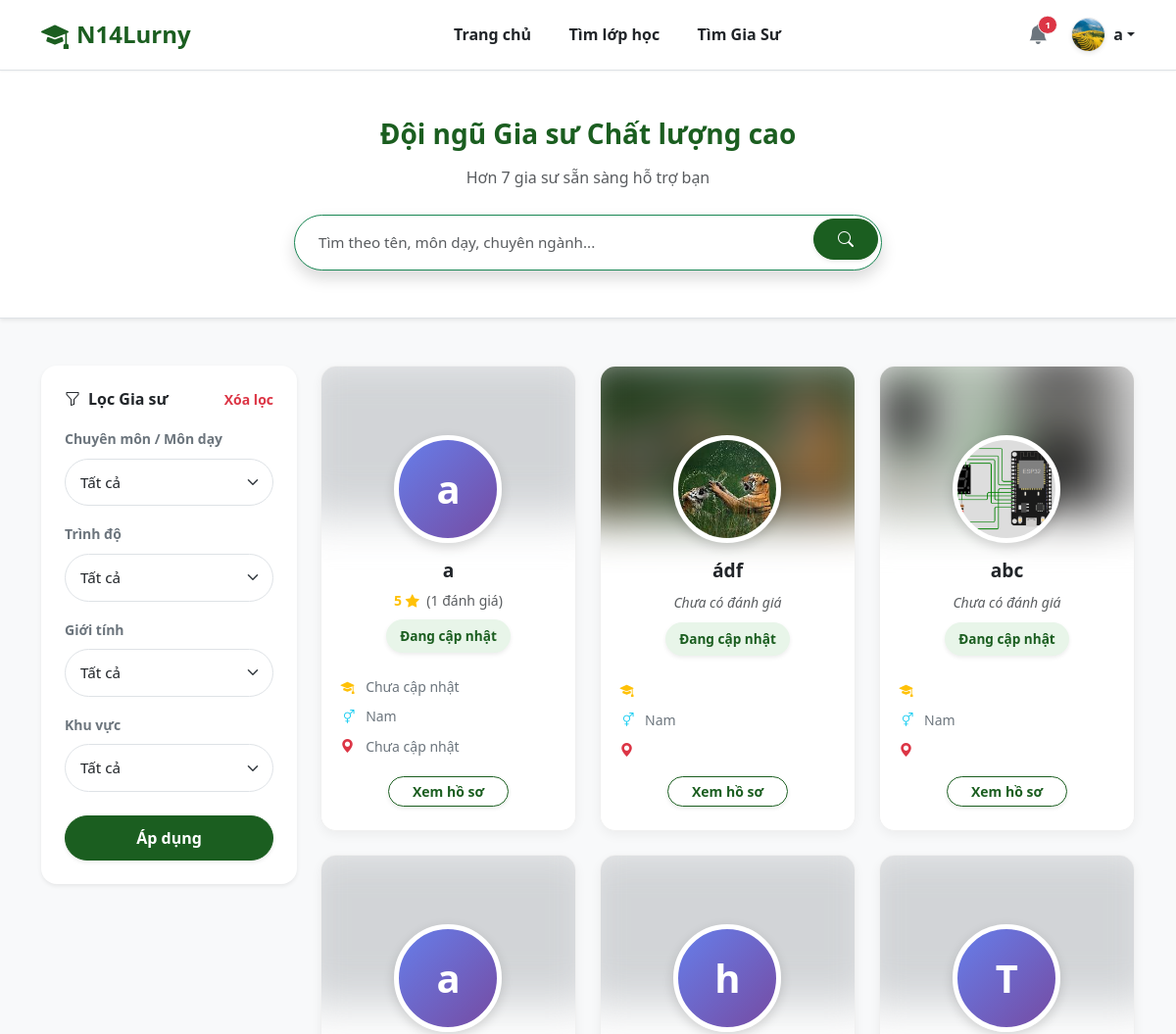
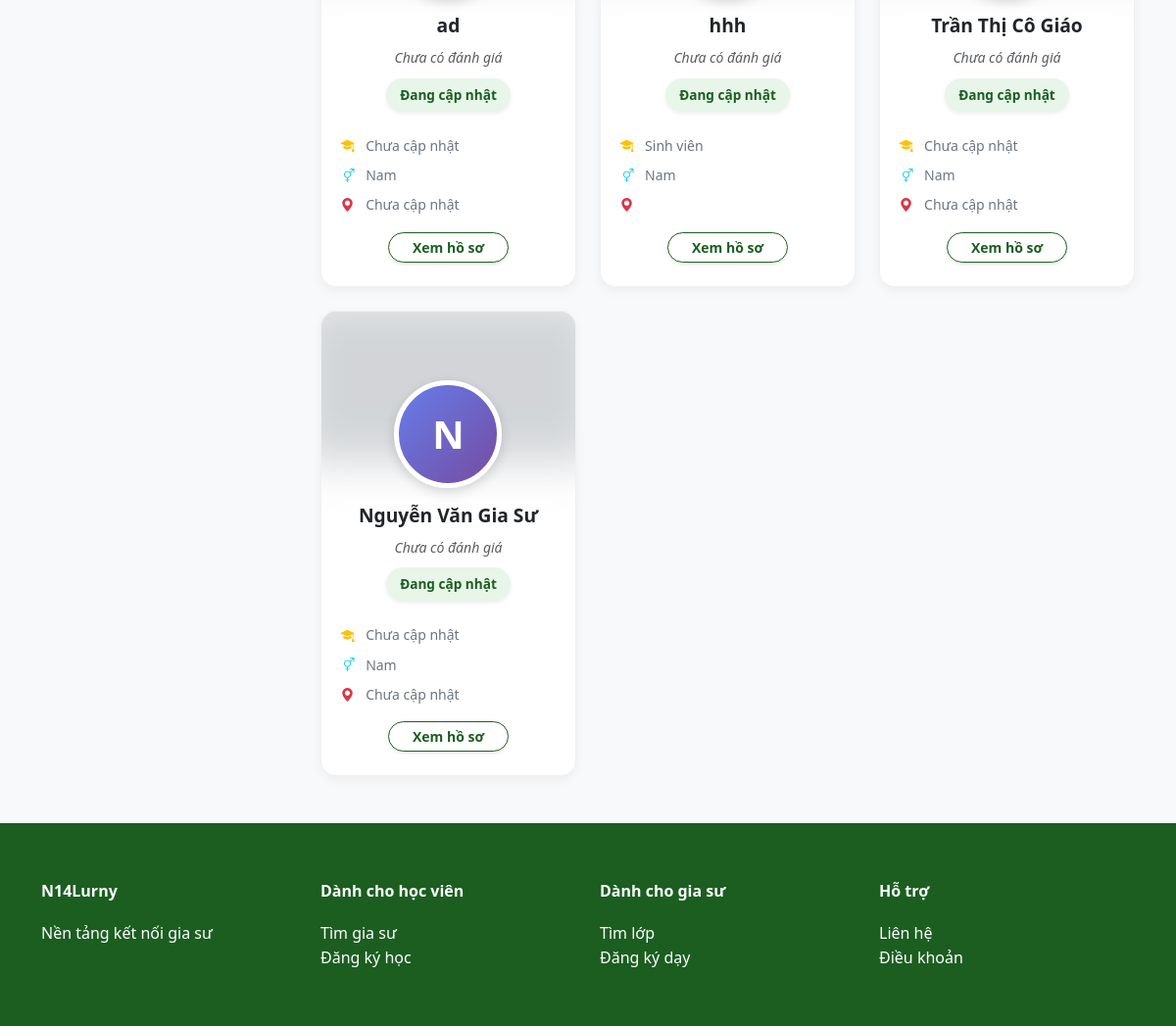
The page /N14Lurny/find-tutor.php (signed in) on the database its author committed (2 pictures, top to bottom).
### tables this page shows
CREATE TABLE `users` (
  `id` int(11) NOT NULL,
  `full_name` varchar(100) NOT NULL,
  `email` varchar(100) NOT NULL,
  `password` varchar(255) NOT NULL,
  `role` enum('admin','tutor','student') NOT NULL DEFAULT 'student',
  `avatar` varchar(255) DEFAULT NULL,
  `dob` date DEFAULT NULL,
  `gender` enum('Nam','Nữ','Khác') DEFAULT 'Nam',
  `phone` varchar(20) DEFAULT NULL,
  `bio` text DEFAULT NULL COMMENT 'Giới thiệu bản thân',
  `major` varchar(100) DEFAULT NULL COMMENT 'Chuyên ngành',
  `degree` varchar(100) DEFAULT NULL COMMENT 'Bằng cấp/Trình độ',
  `experience` varchar(100) DEFAULT NULL COMMENT 'Kinh nghiệm',
  `address` varchar(255) DEFAULT NULL COMMENT 'Địa chỉ/Khu vực',
  `school` varchar(255) DEFAULT NULL,
  `grade` varchar(50) DEFAULT NULL,
  `created_at` timestamp NOT NULL DEFAULT current_timestamp(),
  `warnings_count` int(11) DEFAULT 0 COMMENT 'Số lần bị cảnh cáo',
  `is_banned` tinyint(1) DEFAULT 0 COMMENT '1: Bị cấm dạy, 0: Bình thường',
  `avg_rating` float DEFAULT 0,
  `review_count` int(11) DEFAULT 0
);

### N14Lurny/find-tutor.php (the view, shortened to what this page needs)
<?php
require 'config/db.php';
$keyword = isset($_GET['keyword']) ? $_GET['keyword'] : '';
$sql = "SELECT * FROM users WHERE role = 'tutor'";
$sql .= " ORDER BY id DESC";
$result = $conn->query($sql);
?>
<!DOCTYPE html>
<html lang="vi">
<head>
    <link href="https://cdn.jsdelivr.net/npm/bootstrap@5.3.0/dist/css/bootstrap.min.css" rel="stylesheet">
    <link href="https://cdn.jsdelivr.net/npm/bootstrap-icons@1.11.1/font/bootstrap-icons.css" rel="stylesheet">
    <link rel="stylesheet" href="assets/css/style.css">
</head>
<body class="bg-light">
<?php include 'includes/header.php'; ?>
<section class="bg-white border-bottom py-5 shadow-sm">
  <div class="container text-center">
    <h3 class="fw-bold text-success mb-3">Đội ngũ Gia sư Chất lượng cao</h3>
    <p class="text-muted mb-4">Hơn <?= $result->num_rows ?> gia sư sẵn sàng hỗ trợ bạn</p>
    <form action="find-tutor.php" method="GET" class="d-flex justify-content-center">
        <div class="position-relative" style="max-width: 600px; width: 100%;">
            <input type="text" name="keyword" class="form-control rounded-pill py-3 px-4 shadow border-success"
                   value="<?= htmlspecialchars($keyword) ?>"
                   placeholder="Tìm theo tên, môn dạy, chuyên ngành...">
            <button type="submit" class="btn btn-success rounded-pill position-absolute top-0 end-0 m-1 px-4 py-2 fw-bold shadow-sm">
                <i class="bi bi-search"></i>
            </button>
        </div>
    </form>
  </div>
</section>
<section class="py-5">
  <div class="container">
    <div class="row">
      <aside class="col-lg-3 mb-4">
        <div class="card border-0 shadow-sm rounded-4">
            <div class="card-body p-4">
                <form action="find-tutor.php" method="GET">
                  <div class="d-flex justify-content-between align-items-center mb-3">
                      <h6 class="fw-bold text-dark m-0"><i class="bi bi-funnel me-2"></i>Lọc Gia sư</h6>
                      <a href="find-tutor.php" class="text-decoration-none small text-danger fw-bold">Xóa lọc</a>
                  </div>
                  <div class="mb-3">
                      <label class="form-label small fw-bold text-secondary">Chuyên môn / Môn dạy</label>
                      <select name="major" class="form-select form-select-sm rounded-pill">
                        <option value="Tất cả">Tất cả</option>
                      </select>
                  </div>
                  <div class="mb-3">
                      <label class="form-label small fw-bold text-secondary">Trình độ</label>
                      <select name="degree" class="form-select form-select-sm rounded-pill">
                        <option value="Tất cả">Tất cả</option>
                      </select>
                  </div>
                  <div class="mb-3">
                      <label class="form-label small fw-bold text-secondary">Giới tính</label>
                      <select name="gender" class="form-select form-select-sm rounded-pill">
                        <option value="Tất cả">Tất cả</option>
                      </select>
                  </div>
                  <div class="mb-4">
                      <label class="form-label small fw-bold text-secondary">Khu vực</label>
                      <select name="location" class="form-select form-select-sm rounded-pill">
                        <option value="Tất cả">Tất cả</option>
                      </select>
                  </div>
                  <button type="submit" class="btn btn-success w-100 fw-bold rounded-pill shadow-sm">Áp dụng</button>
                </form>
            </div>
        </div>
      </aside>
      <main class="col-lg-9">
        <?php if ($result && $result->num_rows > 0): ?>
            <div class="row g-4">
            <?php while($row = $result->fetch_assoc()):
                $avatar_url = (!empty($row['avatar']) && file_exists("assets/uploads/avatars/" . $row['avatar'])) ? "assets/uploads/avatars/" . $row['avatar'] : null;
                $initial = mb_substr($row['full_name'], 0, 1);
                $major_show = !empty($row['major']) ? $row['major'] : 'Đang cập nhật';
            ?>
                <div class="col-xl-4 col-md-6">
                    <div class="tutor-card text-center">
                        <div class="card-banner-blur" style="<?= $avatar_url ? "background-image: url('$avatar_url');" : '' ?>"></div>
                        <div class="tutor-avatar-wrapper">
                            <?php if($avatar_url): ?>
                                <img src="<?= $avatar_url ?>" class="tutor-avatar-lg">
                            <?php else: ?>
                                <div class="tutor-avatar-initial">
                                    <?= $initial ?>
                                </div>
                            <?php endif; ?>
                        </div>
                        <div class="card-body">
                            <h5 class="mb-2 text-truncate">
                                <a href="student/tutor_profile.php?id=<?= $row['id'] ?>" class="tutor-name"><?= htmlspecialchars($row['full_name']) ?></a>
                            </h5>
                            <div class="mb-2">
                                <?php
                                    $avg = isset($row['avg_rating']) && $row['avg_rating'] > 0 ? $row['avg_rating'] : 0;
                                    $count = isset($row['review_count']) && $row['review_count'] > 0 ? $row['review_count'] : 0;
                                ?>
                                <?php if($count > 0): ?>
                                    <div class="text-warning small fw-bold">
                                        <span><?= $avg ?></span> <i class="bi bi-star-fill"></i>
                                        <span class="text-muted fw-normal ms-1">(<?= $count ?> đánh giá)</span>
                                    </div>
                                <?php else: ?>
                                    <span class="small text-muted fst-italic">Chưa có đánh giá</span>
                                <?php endif; ?>
                            </div>
                            <div class="mb-4">
                                <span class="badge-major shadow-sm"><?= htmlspecialchars($major_show) ?></span>
                            </div>
                            <ul class="list-unstyled text-start small text-secondary mx-auto" style="max-width: 220px;">
                                <li class="mb-2 text-truncate" title="Trình độ"><i class="bi bi-mortarboard-fill text-warning me-2"></i> <?= htmlspecialchars($row['degree'] ?? 'Chưa cập nhật') ?></li>
                                <li class="mb-2 text-truncate" title="Giới tính"><i class="bi bi-gender-ambiguous text-info me-2"></i> <?= htmlspecialchars($row['gender']) ?></li>
                                <li class="mb-2 text-truncate" title="Khu vực"><i class="bi bi-geo-alt-fill text-danger me-2"></i> <?= htmlspecialchars($row['address'] ?? 'Chưa cập nhật') ?></li>
                            </ul>
                        </div>
                        <div class="card-footer bg-white border-0 pb-4 pt-0 text-center position-relative z-2">
                            <a href="student/tutor_profile.php?id=<?= $row['id'] ?>" class="btn btn-sm btn-outline-success rounded-pill fw-bold px-4 shadow-sm">
                                Xem hồ sơ
                            </a>
                        </div>
                    </div>
                </div>
            <?php endwhile; ?>
            </div>
        <?php endif; ?>
      </main>
    </div>
  </div>
</section>
<?php include 'includes/footer.php'; ?>
</body>
</html>

### N14Lurny/includes/header.php (shortened to what this page needs)
<?php
$base_url = '/N14Lurny';
$notif_count = 0;
if (isset($_SESSION['user_id'])) {
    require_once dirname(__FILE__) . '/../config/db.php';
    $uid = $_SESSION['user_id'];
    $count_sql = "SELECT COUNT(*) as total FROM notifications WHERE user_id = $uid AND is_read = 0";
    $count_res = $conn->query($count_sql);
    if($count_res) $notif_count = $count_res->fetch_assoc()['total'];
}
?>
<nav class="navbar navbar-expand-lg bg-white border-bottom py-2 fixed-top-nav" style="position: relative; z-index: 1050;">
  <div class="container">
    <a class="navbar-brand fw-bold text-success d-flex align-items-center" href="<?= $base_url ?>/index.php">
        <i class="bi bi-mortarboard-fill me-2 fs-3"></i> N14Lurny
    </a>
    <div class="collapse navbar-collapse" id="navbarContent">
      <ul class="navbar-nav mx-auto mb-2 mb-lg-0">
        <li class="nav-item">
            <a class="nav-link" href="<?= $base_url ?>/index.php">Trang chủ</a>
        </li>
        <li class="nav-item">
            <a class="nav-link" href="<?= $base_url ?>/find-class.php">Tìm lớp học</a>
        </li>
        <li class="nav-item">
            <a class="nav-link" href="/N14Lurny/find-tutor.php">Tìm Gia Sư</a>
        </li>
      </ul>
      <div class="d-flex align-items-center">
        <?php if (isset($_SESSION['user_id'])): ?>
            <?php
                $fullname = isset($_SESSION['fullname']) ? $_SESSION['fullname'] : 'Học viên';
                $firstLetter = mb_substr($fullname, 0, 1, 'UTF-8');
                $user_avatar = '';
                $u_id = $_SESSION['user_id'];
                $u_res = $conn->query("SELECT avatar FROM users WHERE id=$u_id");
                if($u_res && $u_row = $u_res->fetch_assoc()) {
                    $user_avatar = $u_row['avatar'];
                }
            ?>
            <div class="dropdown me-4">
                <a href="#" class="text-secondary position-relative text-decoration-none" id="notifDropdown" data-bs-toggle="dropdown" aria-expanded="false">
                    <i class="bi bi-bell-fill fs-5"></i>
                    <?php if($notif_count > 0): ?>
                        <span class="position-absolute top-0 start-100 translate-middle badge rounded-pill bg-danger border border-light" style="font-size: 0.6rem;">
                            <?= $notif_count ?>
                        </span>
                    <?php endif; ?>
                </a>
            </div>
            <div class="dropdown">
                <a href="#" class="d-flex align-items-center text-decoration-none dropdown-toggle text-dark" id="studentDropdown" data-bs-toggle="dropdown" aria-expanded="false">
                    <?php if (!empty($user_avatar) && file_exists(dirname(__FILE__) . '/../assets/uploads/avatars/' . $user_avatar)): ?>
                        <img src="<?= $base_url ?>/assets/uploads/avatars/<?= $user_avatar ?>" class="rounded-circle me-2 object-fit-cover shadow-sm border" style="width: 35px; height: 35px;">
                    <?php else: ?>
                        <div class="rounded-circle bg-success text-white d-flex align-items-center justify-content-center me-2 fw-bold" style="width: 35px; height: 35px;">
                            <?= $firstLetter ?>
                        </div>
                    <?php endif; ?>
                    <span class="fw-bold d-none d-sm-block"><?= htmlspecialchars($fullname); ?></span>
                </a>
            </div>
        <?php else: ?>
            <a href="<?= $base_url ?>/auth/login_register.php" class="btn btn-outline-success me-2 fw-semibold">Đăng nhập</a>
            <a href="<?= $base_url ?>/auth/login_register.php" class="btn btn-success fw-semibold">Đăng ký</a>
        <?php endif; ?>
      </div>
    </div>
  </div>
</nav>

### N14Lurny/assets/css/style.css (style rules this page uses)
:root { --primary-color: #1b5e20; --primary-hover: #144518; --primary-light: #e8f5e9; --primary-text: #1b5e20; --bg-body: #f8f9fa; --text-main: #212529; --text-light: #6c757d; --white: #ffffff; --border-color: #dee2e6; --shadow-sm: 0 1px 2px 0 rgba(0, 0, 0, 0.05); --shadow-md: 0 4px 6px -1px rgba(0, 0, 0, 0.1); --radius-md: 12px; --radius-pill: 50px; }
body { font-family: 'Segoe UI', Roboto, Helvetica, Arial, sans-serif; background-color: var(--bg-body); color: var(--text-main); line-height: 1.6; }
a { color: var(--primary-color); text-decoration: none; transition: 0.2s; }
.navbar { background-color: var(--white); box-shadow: var(--shadow-sm); }
.navbar-brand { font-weight: 800; color: var(--primary-color) !important; font-size: 1.5rem; }
.navbar-brand i { color: var(--primary-color); }
.nav-link { font-weight: 600; color: var(--text-main) !important; padding: 0.5rem 1.2rem !important; transition: color 0.2s; }
.btn-brand, .btn-success { background-color: var(--primary-color); border-color: var(--primary-color); color: var(--white); font-weight: 600; padding: 10px 24px; border-radius: 8px; transition: all 0.2s; box-shadow: 0 4px 6px -1px rgba(27, 94, 32, 0.2); }
.btn-outline-brand, .btn-outline-success { color: var(--primary-color); border-color: var(--primary-color); border-radius: 8px; font-weight: 600; }
.form-control, .form-select { border: 1px solid var(--border-color); border-radius: 8px; padding: 12px 15px; font-size: 0.95rem; }
.text-brand, .text-success { color: var(--primary-color) !important; }
.card { background: var(--white); border: 1px solid var(--border-color); border-radius: var(--radius-md); box-shadow: var(--shadow-sm); overflow: hidden; }
.tutor-card { border: 1px solid #f0f0f0; border-radius: 16px; transition: all 0.3s ease; background: #fff; height: 100%; display: flex; flex-direction: column; box-shadow: 0 4px 12px rgba(0,0,0,0.05); position: relative; overflow: hidden; }
.card-banner-blur { position: absolute; top: 0; left: 0; width: 100%; height: 140px; background-size: cover; background-position: center; filter: blur(20px) brightness(0.9); transform: scale(1.2); z-index: 0; background-color: #e9ecef; }
.tutor-avatar-wrapper { position: relative; z-index: 2; padding-top: 70px; text-align: center; }
.tutor-avatar-lg { width: 110px; height: 110px; object-fit: cover; border-radius: 50%; border: 5px solid #fff; box-shadow: 0 4px 12px rgba(0,0,0,0.15); background: #fff; display: inline-block; }
.tutor-avatar-initial { width: 110px; height: 110px; border-radius: 50%; border: 5px solid #fff; box-shadow: 0 4px 12px rgba(0,0,0,0.15); display: flex; align-items: center; justify-content: center; background: linear-gradient(135deg, #667eea 0%, #764ba2 100%); color: white; font-weight: 800; font-size: 2.5rem; margin: 0 auto; }
.tutor-card .card-body { position: relative; z-index: 2; padding-top: 1rem; }
.tutor-name { font-weight: 700; color: #212529; text-decoration: none; font-size: 1.2rem; }
.badge-major { background-color: #e8f5e9; color: #1b5e20; font-size: 0.85rem; padding: 6px 14px; border-radius: 30px; font-weight: 600; display: inline-block; }

### rows shown on the page
users: avatar (picture)
users: full_name "a", avg_rating "5", review_count "1", major "Đang cập nhật", degree "Chưa cập nhật", gender "Nam", address "Chưa cập nhật"
users: avatar (picture), full_name "ádf", review_count "Chưa có đánh giá", major "Đang cập nhật", gender "Nam"
users: avatar (picture), full_name "abc", review_count "Chưa có đánh giá", major "Đang cập nhật", gender "Nam"
users: full_name "a", full_name "ad", review_count "Chưa có đánh giá", major "Đang cập nhật", degree "Chưa cập nhật", gender "Nam", address "Chưa cập nhật"
users: full_name "h", full_name "hhh", review_count "Chưa có đánh giá", major "Đang cập nhật", degree "Sinh viên", gender "Nam"
users: full_name "T", full_name "Trần Thị Cô Giáo", review_count "Chưa có đánh giá", major "Đang cập nhật", degree "Chưa cập nhật", gender "Nam", address "Chưa cập nhật"
users: full_name "N", full_name "Nguyễn Văn Gia Sư", review_count "Chưa có đánh giá", major "Đang cập nhật", degree "Chưa cập nhật", gender "Nam", address "Chưa cập nhật"

### other values the page prints
$notif_count "1"
$fullname "a"
$result->num_rows "7"
